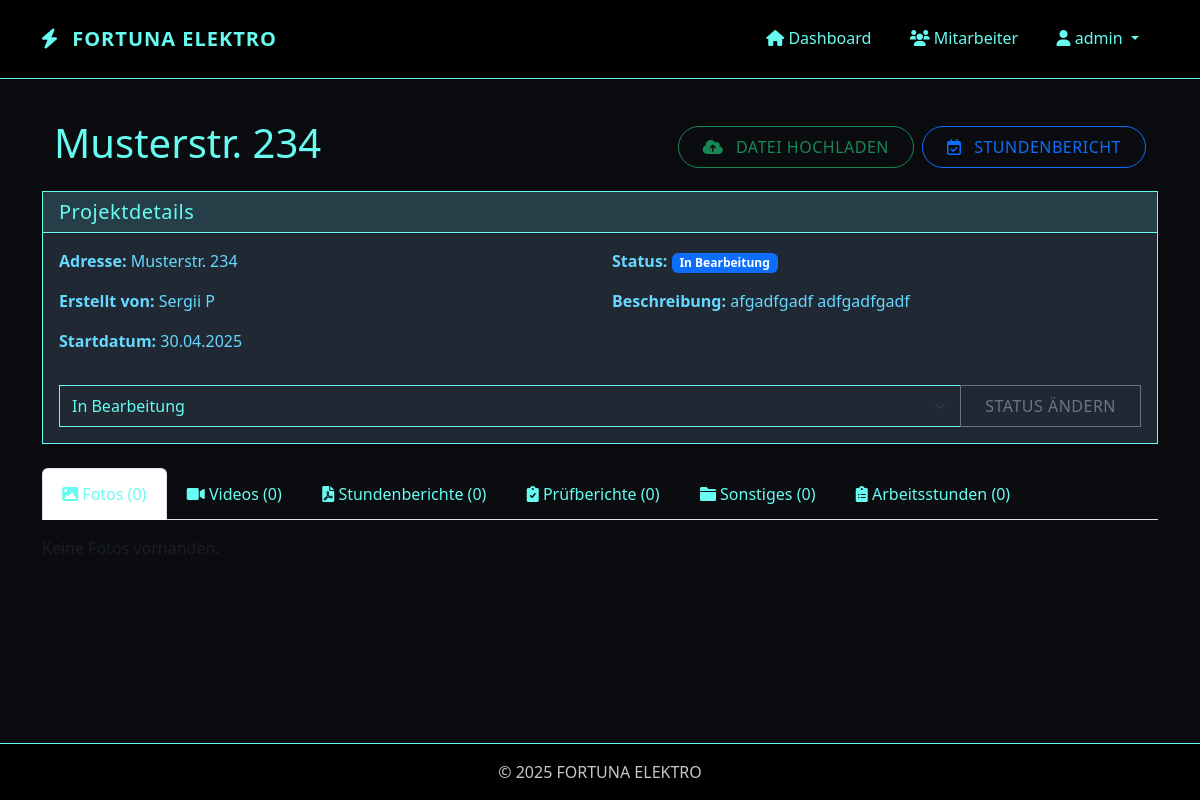
Screenshot of /project/1 (signed in) with the database file from the repository.
### app/models/user.py (models this page shows, shortened)
class User(UserMixin, db.Model):
    id = db.Column(db.Integer, primary_key=True)
    username = db.Column(db.String(64), unique=True, nullable=False)
    password_hash = db.Column(db.String(128), nullable=False)
    role = db.Column(db.String(20), nullable=False, default='installateur')  # 'admin' oder 'installateur'
    is_active = db.Column(db.Boolean, default=True)
    created_at = db.Column(db.DateTime, default=datetime.utcnow)
    projects = db.relationship('Project', backref='creator', lazy='dynamic')
    files = db.relationship('File', backref='uploader', lazy='dynamic')
    timesheets = db.relationship('Timesheet', backref='employee', lazy='dynamic')
    def is_admin(self):
        return self.role == 'admin'

### app/models/project.py (models this page shows, shortened)
class Project(db.Model):
    id = db.Column(db.Integer, primary_key=True)
    name = db.Column(db.String(128), nullable=False)  # Adresse als Projektname
    description = db.Column(db.Text)
    start_date = db.Column(db.DateTime, default=datetime.utcnow)
    end_date = db.Column(db.DateTime)
    status = db.Column(db.String(20), default='in_bearbeitung')  # 'in_bearbeitung', 'abgeschlossen', 'archiviert'
    creator_id = db.Column(db.Integer, db.ForeignKey('user.id'), nullable=False)
    files = db.relationship('File', backref='project', lazy='dynamic', cascade='all, delete-orphan')
    timesheets = db.relationship('Timesheet', backref='project', lazy='dynamic', cascade='all, delete-orphan')

### app/routes/projects.py (the view)
@projects.route('/project/<int:project_id>')
@login_required
def view_project(project_id):
    project = Project.query.get_or_404(project_id)
    photos = project.files.filter_by(file_type='foto').all()
    videos = project.files.filter_by(file_type='video').all()
    timesheets = project.files.filter_by(file_type='stundenbericht').all()
    reports = project.files.filter_by(file_type='pruefbericht').all()
    other_files = project.files.filter_by(file_type='sonstiges').all()
    timesheets_data = project.timesheets.order_by(Timesheet.date.desc()).all()
    status_form = ProjectStatusForm()
    status_form.status.data = project.status
    return render_template(
        'projects/view.html',
        title=project.name,
        project=project,
        photos=photos,
        videos=videos,
        timesheets=timesheets,
        reports=reports,
        other_files=other_files,
        timesheets_data=timesheets_data,
        status_form=status_form
    )

### app/routes/projects.py
class ProjectStatusForm(FlaskForm):
    status = SelectField('Status', choices=[
        ('in_bearbeitung', 'In Bearbeitung'),
        ('abgeschlossen', 'Abgeschlossen'),
        ('archiviert', 'Archiviert')
    ], validators=[DataRequired()])
    submit = SubmitField('Status aktualisieren')

### app/models/user.py (called while the page is built)
@login_manager.user_loader
def load_user(id):
    return User.query.get(int(id))

### app/templates/projects/view.html (shortened to what this page needs)
{% extends "base.html" %}
{% block content %}
<div class="container-fluid py-3">
  <div class="row align-items-center">
    <div class="col-12 col-md-6 mb-3 mb-md-0">
      <h1 style="color: var(--accent)">{{ project.name }}</h1>
    </div>
    <div class="col-12 col-md-6">
      <div class="d-flex flex-column flex-sm-row gap-2 justify-content-start justify-content-md-end">
        <a href="{{ url_for('files.upload_file', project_id=project.id) }}" class="btn btn-outline-success rounded-pill shadow-sm px-4 py-2">
          <i class="fas fa-cloud-upload-alt me-2" ></i>
          <span>Datei hochladen</span>
        </a>
        <a href="{{ url_for('timesheets.new_timesheet', project_id=project.id) }}" class="btn btn-outline-primary rounded-pill shadow-sm px-4 py-2">
          <i class="far fa-calendar-check me-2" ></i>
          <span>Stundenbericht</span>
        </a>
      </div>
    </div>
  </div>
</div>
<div class="card mb-4 shadow-sm">
    <div class="card-header">
        <h5 class="mb-0">Projektdetails</h5>
    </div>
    <div class="card-body">
        <div class="row">
            <div class="col-md-6">
                <p><strong>Adresse:</strong> {{ project.name }}</p>
                <p><strong>Erstellt von:</strong> {{ project.creator.username }}</p>
                <p><strong>Startdatum:</strong> {{ project.start_date.strftime('%d.%m.%Y') }}</p>
            </div>
            <div class="col-md-6">
                <p><strong>Status:</strong>
                    {% if project.status == 'in_bearbeitung' %}
                        <span class="badge bg-primary">In Bearbeitung</span>
                    {% elif project.status == 'abgeschlossen' %}
                        <span class="badge bg-success">Abgeschlossen</span>
                    {% elif project.status == 'archiviert' %}
                        <span class="badge bg-secondary">Archiviert</span>
                    {% endif %}
                </p>
                <p><strong>Beschreibung:</strong> {{ project.description or 'Keine Beschreibung' }}</p>
            </div>
        </div>
        <div class="mt-3">
            <form method="POST" action="{{ url_for('projects.update_status', project_id=project.id) }}">
                <div class="input-group">
                    {{ status_form.status(class="form-select") }}
                    <button type="submit" class="btn btn-outline-secondary">Status ändern</button>
                </div>
            </form>
        </div>
    </div>
</div>
<ul class="nav nav-tabs mb-3" id="projectTabs" role="tablist">
    <li class="nav-item" role="presentation">
        <button class="nav-link active" id="photos-tab" data-bs-toggle="tab" data-bs-target="#photos" type="button" role="tab">
            <i class="fas fa-image"></i> Fotos ({{ photos|length }})
        </button>
    </li>
    <li class="nav-item" role="presentation">
        <button class="nav-link" id="videos-tab" data-bs-toggle="tab" data-bs-target="#videos" type="button" role="tab">
            <i class="fas fa-video"></i> Videos ({{ videos|length }})
        </button>
    </li>
    <li class="nav-item" role="presentation">
        <button class="nav-link" id="timesheets-tab" data-bs-toggle="tab" data-bs-target="#timesheets" type="button" role="tab">
            <i class="fas fa-file-pdf"></i> Stundenberichte ({{ timesheets|length }})
        </button>
    </li>
    <li class="nav-item" role="presentation">
        <button class="nav-link" id="reports-tab" data-bs-toggle="tab" data-bs-target="#reports" type="button" role="tab">
            <i class="fas fa-clipboard-check"></i> Prüfberichte ({{ reports|length }})
        </button>
    </li>
    <li class="nav-item" role="presentation">
        <button class="nav-link" id="other-tab" data-bs-toggle="tab" data-bs-target="#other" type="button" role="tab">
            <i class="fas fa-folder"></i> Sonstiges ({{ other_files|length }})
        </button>
    </li>
    <li class="nav-item" role="presentation">
        <button class="nav-link" id="timesheet-data-tab" data-bs-toggle="tab" data-bs-target="#timesheet-data" type="button" role="tab">
            <i class="fas fa-clipboard-list"></i> Arbeitsstunden ({{ timesheets|length }})
        </button>
    </li>
</ul>
<div class="tab-content" id="projectTabsContent">
    <div class="tab-pane fade show active" id="photos" role="tabpanel">
        <div class="row">
            {% if photos %}
                {% for file in photos %}
                    <div class="col-md-4 col-lg-3 mb-4">
                        <div class="card h-100">
                            <a href="{{ url_for('files.view_file', filename=file.file_path) }}" target="_blank">
                                <img src="{{ url_for('files.view_file', filename=file.file_path) }}" class="card-img-top" alt="{{ file.original_filename }}">
                            </a>
                            <div class="card-body">
                                <h6 class="card-title text-truncate">{{ file.original_filename }}</h6>
                                <p class="card-text">
                                    <small class="text-muted">
                                        {{ (file.file_size / 1024)|round(1) }} KB -
                                        {{ file.upload_date.strftime('%d.%m.%Y') }}
                                    </small>
                                </p>
                                <a href="{{ url_for('files.delete_file', file_id=file.id) }}" class="btn btn-sm btn-outline-danger" onclick="return confirm('Wirklich löschen?')">
                                    <i class="fas fa-trash"></i>
                                </a>
                            </div>
                        </div>
                    </div>
                {% endfor %}
            {% else %}
                <div class="col-12">
                    <p class="text-muted">Keine Fotos vorhanden.</p>
                </div>
            {% endif %}
        </div>
    </div>
</div>
{% endblock %}

### app/templates/base.html (shortened to what this page needs)
<!DOCTYPE html>
<html lang="de">
<head>
    <link href="https://cdn.jsdelivr.net/npm/bootstrap@5.3.0/dist/css/bootstrap.min.css" rel="stylesheet">
    <link rel="stylesheet" href="https://cdnjs.cloudflare.com/ajax/libs/font-awesome/6.0.0/css/all.min.css">
    <link rel="stylesheet" href="{{ url_for('static', filename='css/style.css') }}">
</head>
<body>
    <nav class="navbar navbar-expand-lg navbar-dark mb-4">
        <div class="container">
            <a class="navbar-brand" href="{{ url_for('dashboard.index') }}">
                <i class="fas fa-bolt"></i> FORTUNA ELEKTRO
            </a>
            <div class="collapse navbar-collapse" id="navbarNav">
                <ul class="navbar-nav ms-auto">
                    {% if current_user.is_authenticated %}
                        <li class="nav-item">
                            <a class="nav-link" href="{{ url_for('dashboard.index') }}">
                                <i class="fas fa-home"></i> Dashboard
                            </a>
                        </li>
                        {% if current_user.is_admin() %}
                            <li class="nav-item">
                                <a class="nav-link" href="{{ url_for('admin.list_users') }}">
                                    <i class="fas fa-users"></i> Mitarbeiter
                                </a>
                            </li>
                        {% endif %}
                        <li class="nav-item dropdown">
                            <a class="nav-link dropdown-toggle" href="#" role="button" data-bs-toggle="dropdown">
                                <i class="fas fa-user"></i> {{ current_user.username }}
                            </a>
                        </li>
                    {% else %}
                        <li class="nav-item">
                            <a class="nav-link" href="{{ url_for('auth.login') }}">
                                <i class="fas fa-sign-in-alt"></i> Anmelden
                            </a>
                        </li>
                    {% endif %}
                </ul>
            </div>
        </div>
    </nav>
    <div class="container mb-5">
        {% block content %}{% endblock %}
    </div>
    <footer class="footer mt-auto py-3">
        <div class="container text-center">
            <span class="text-muted">&copy; 2025 FORTUNA ELEKTRO </span>
        </div>
    </footer>
</body>
</html>

### app/templates/base.html (style rules this page uses)
:root { --primary: #0B0C10; --primary-light: #1F2833; --primary-dark: #000000; --accent: #66FCF1; --accent-light: #45A29E; --success: #45A29E; --danger: #FF3B3B; --warning: #FF8F00; --info: #66FCF1; --light-bg: #1F2833; --card-bg: #0B0C10; --text-dark: #FFFFFF; --text-muted: #C5C6C7; }
body { background-color: var(--primary); color: var(--text-white); min-height: 100vh; display: flex; flex-direction: column; }
.navbar { background-color: var(--primary-dark) !important; border-bottom: 1px solid var(--accent); padding: 0.8rem 1rem; }
.navbar-brand { color: var(--accent) !important; font-weight: 700; letter-spacing: 1px; }
.navbar-brand i { color: var(--accent); margin-right: 8px; }
.nav-link { color: var(--accent) !important; position: relative; padding: 0.8rem 1.2rem !important; border-bottom: 3px solid transparent; transition: all 0.3s ease; }
.container { flex: 1; }
.footer { background-color: var(--primary-dark) !important; border-top: 1px solid var(--accent); margin-top: auto; padding: 1rem 0; }
.footer .text-muted { color: var(--text-muted) !important; }
.form-control, .form-select { background-color: var(--primary-light); border: 1px solid var(--accent); border-radius: 0; color: var(--accent); }
.btn { border-radius: 0; padding: 0.5rem 1.5rem; transition: all 0.3s ease; text-transform: uppercase; letter-spacing: 0.5px; font-weight: 500; }
.card { background-color: var(--primary-light); border: 1px solid var(--accent); border-radius: 0; }
.card-header { background-color: rgba(102, 252, 241, 0.1); border-bottom: 1px solid var(--accent); font-weight: 600; letter-spacing: 0.5px; color: var(--accent); }
.card-body, .card-body p, .card-body label, .card-body .form-text, .card-body small { color: #66d9ff !important; }

### app/templates/projects/view.html (style rules this page uses)
.card-body, .card-body p, .card-body label, .card-body .form-text, .card-body small { color: #66d9ff !important; }

### rows the page displays
User: username "admin"
Project: name "Musterstr. 234", start_date "30.04.2025", description "afgadfgadf adfgadfgadf", status "In Bearbeitung"
User: creator.username "Sergii P"

### other values shown
{{ photos|length }} "0"
{{ videos|length }} "0"
{{ timesheets|length }} "0"
{{ reports|length }} "0"
{{ other_files|length }} "0"
